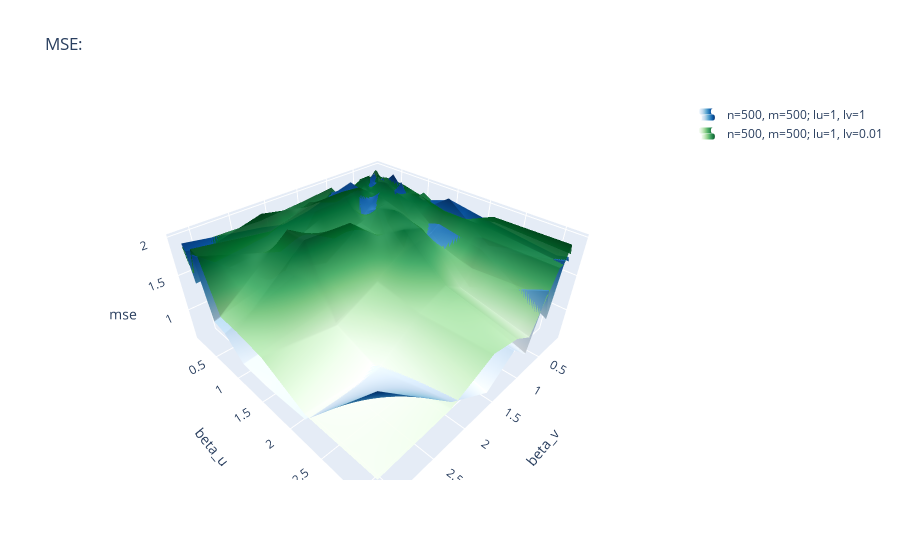

The notebook cell this image was saved under:
### Code cell
######################### 3D PLOT BOTH CONFIG
#### MSE
x, y = np.meshgrid(list_value_2,list_value_1)
mse_mean=mse_at_final_iteration.mean(axis=1).mean(axis=1)
mse_mean=mse_mean.reshape(len(list_value_1),len(list_value_2))

mse_mean_2=mse_at_final_iteration_2.mean(axis=1).mean(axis=1)
mse_mean_2=mse_mean_2.reshape(len(list_value_1),len(list_value_2))

fig = go.Figure(data=[
    go.Surface(name=f"n={name_n_1}, m={name_m_1}; lu={lambda_u_val_1}, lv={lambda_v_val_1}",
               z=mse_mean,x=list_value_1, y=list_value_2,
               colorscale ='Blues', showscale=False, opacity=1),
    go.Surface(name=f"n={name_n_2}, m={name_m_2}; lu={lambda_u_val_2}, lv={lambda_v_val_2}",
               z=mse_mean_2,x=list_value_1, y=list_value_2,
               colorscale ='Greens', showscale=False, opacity=0.9)])

fig.update_layout(
    title=f"MSE:",
)
fig.update_layout(scene = dict(
                    xaxis_title=name_value_2,
                    yaxis_title=name_value_1,
                    zaxis_title="mse"))
fig.update_traces(showlegend=True)

fig.show()
path=f"C:/Users/Admin/Desktop/R1_n={name_n_1}_m={name_m_1}_"\
f"Ldiff={lambda_u_val_1/lambda_v_val_1}_"\
f"R2_n={name_n_2}_m={name_m_2}_"\
f"Ldiff={lambda_u_val_2/lambda_v_val_2}_mse.html"
fig.write_html(path)

### Figure 1 — Plotly figure (JSON) as saved in the notebook; plotly's stock layout.template omitted (floating-point values rounded to 4 significant figures)
{"data": [{"colorscale": [[0, "rgb(247,251,255)"], [0.125, "rgb(222,235,247)"], [0.25, "rgb(198,219,239)"], [0.375, "rgb(158,202,225)"], [0.5, "rgb(107,174,214)"], [0.625, "rgb(66,146,198)"], [0.75, "rgb(33,113,181)"], [0.875, "rgb(8,81,156)"], [1, "rgb(8,48,107)"]], "name": "n=500, m=500; lu=1, lv=1", "opacity": 1, "showlegend": true, "showscale": false, "type": "surface", "x": [0.1, 0.1468, 0.2154, 0.3162, 0.4642, 0.6813, 1, 1.468, 2.154, 3.162], "y": [0.1, 0.1468, 0.2154, 0.3162, 0.4642, 0.6813, 1, 1.468, 2.154, 3.162], "z": [[1.861, 1.782, 1.747, 1.895, 1.876, 1.79, 1.874, 1.587, 1.748, 1.921], [1.678, 1.814, 1.943, 1.875, 1.661, 1.935, 1.861, 1.752, 1.661, 1.839], [1.879, 1.706, 1.822, 1.84, 1.742, 1.919, 1.737, 1.78, 1.492, 1.442], [1.756, 1.846, 1.911, 1.804, 1.69, 1.826, 1.827, 1.807, 0.9911, 1.873], [1.749, 1.991, 1.55, 1.812, 1.787, 1.601, 1.317, 1.079, 1.261, 1.024], [1.847, 1.795, 1.96, 1.845, 1.386, 1.702, 1.189, 0.7372, 1.293, 0.9738], [1.75, 1.621, 1.533, 1.478, 1.124, 0.9978, 0.844, 0.9318, 0.805, 0.7053], [1.899, 1.937, 1.398, 1.629, 1.564, 1.523, 1.165, 0.674, 0.8027, 0.6918], [1.799, 1.504, 1.493, 1.52, 1.01, 0.9526, 0.944, 0.8504, 0.7312, 0.7442], [1.689, 1.768, 1.741, 0.9742, 1.477, 0.6478, 0.9194, 0.5972, 1.004, 1.94]]}, {"colorscale": [[0, "rgb(247,252,245)"], [0.125, "rgb(229,245,224)"], [0.25, "rgb(199,233,192)"], [0.375, "rgb(161,217,155)"], [0.5, "rgb(116,196,118)"], [0.625, "rgb(65,171,93)"], [0.75, "rgb(35,139,69)"], [0.875, "rgb(0,109,44)"], [1, "rgb(0,68,27)"]], "name": "n=500, m=500; lu=1, lv=0.01", "opacity": 0.9, "showlegend": true, "showscale": false, "type": "surface", "x": [0.1, 0.1468, 0.2154, 0.3162, 0.4642, 0.6813, 1, 1.468, 2.154, 3.162], "y": [0.1, 0.1468, 0.2154, 0.3162, 0.4642, 0.6813, 1, 1.468, 2.154, 3.162], "z": [[1.921, 1.958, 1.894, 1.856, 1.901, 1.591, 1.934, 1.887, 1.839, 1.874], [1.817, 1.933, 1.724, 1.931, 1.928, 1.846, 1.827, 1.814, 1.951, 1.714], [1.804, 1.872, 1.943, 1.721, 1.873, 1.711, 1.75, 1.908, 1.675, 1.582], [1.72, 1.905, 1.892, 1.89, 1.769, 1.908, 1.937, 1.931, 1.778, 1.94], [1.885, 1.913, 1.859, 1.917, 1.78, 1.433, 1.801, 1.777, 1.545, 1.911], [1.506, 1.893, 1.805, 1.837, 1.729, 1.718, 1.608, 1.548, 1.936, 1.215], [1.863, 1.832, 1.877, 1.768, 1.647, 1.794, 1.531, 1.891, 1.921, 1.196], [1.646, 1.609, 1.782, 1.479, 1.464, 1.703, 1.8, 1.26, 0.9703, 1.126], [1.824, 1.912, 1.782, 1.691, 1.298, 1.115, 1.298, 1.14, 0.721, 0.8233], [1.787, 1.927, 1.702, 1.7, 1.372, 0.9139, 1.087, 1.178, 0.898, 0.8445]]}], "layout": {"scene": {"xaxis": {"title": {"text": "beta_v"}}, "yaxis": {"title": {"text": "beta_u"}}, "zaxis": {"title": {"text": "mse"}}}, "title": {"text": "MSE:"}}}
